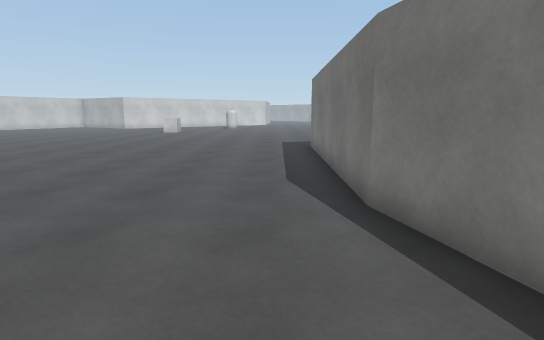
view 1 (above)

24 first-person views from a walk through a scene from a Unity 3-D project. The camera is 1.4 m above the floor, tilts 10° down and sees 80° across. The floor is counted in squares, 1 m on a side. Each view is taken from the middle of a square. On the plan, view 1 faces up. The plan holds only what a view shows up to about 15 squares ahead; the rest is blank. The place goes on beyond the plan. Surface patterns are stand-ins for the level's own textures.

view 2
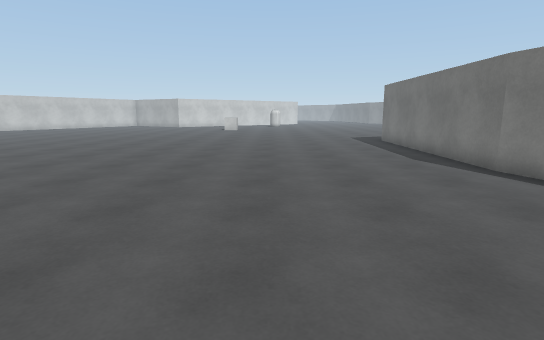

view 3
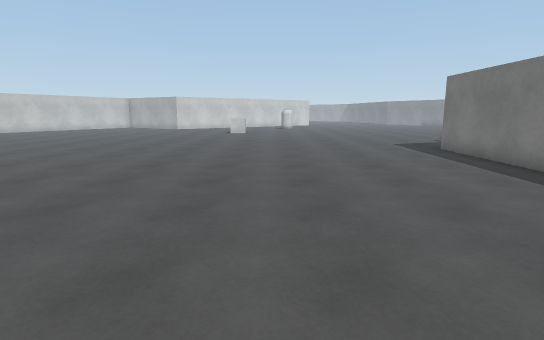

view 4
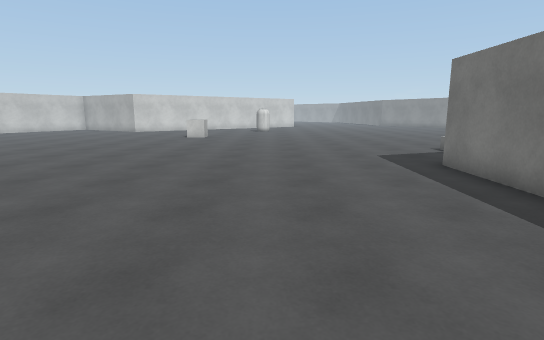

view 5
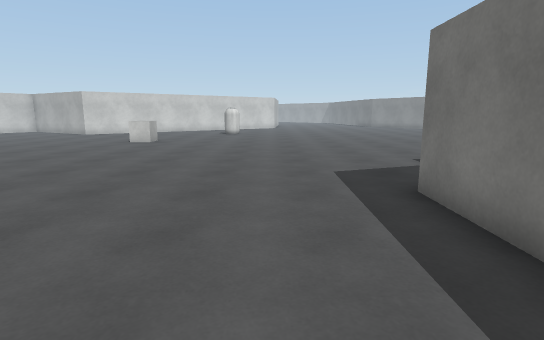

view 6
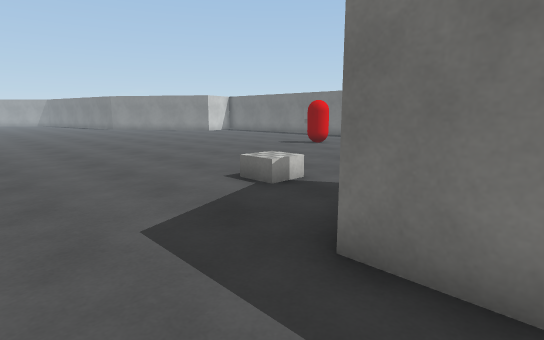

view 7
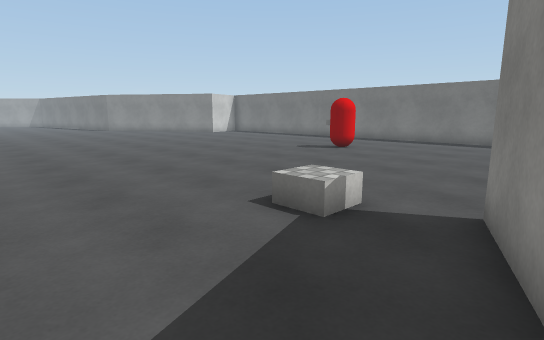

view 8
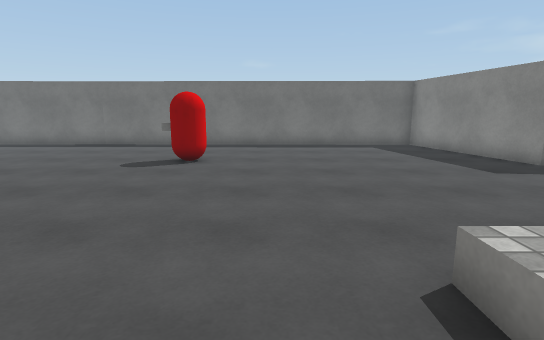

view 9
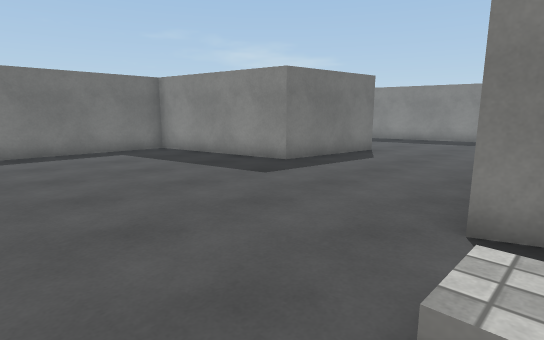

view 10
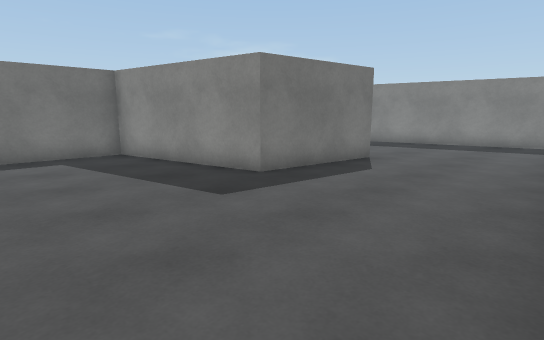

view 11
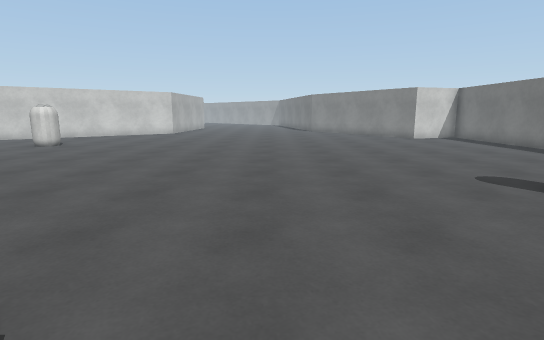

view 12
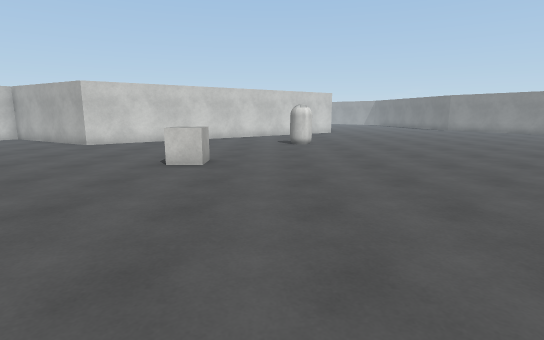

view 13
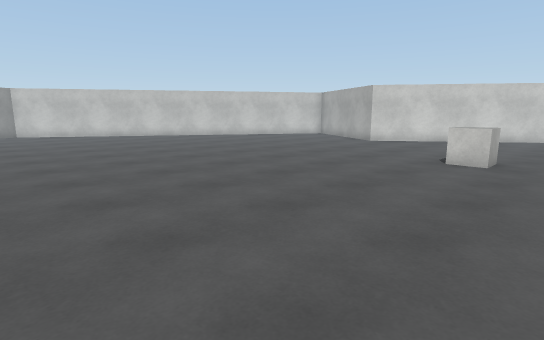

view 14
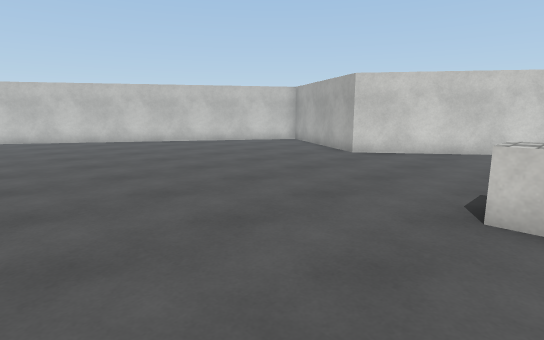

view 15
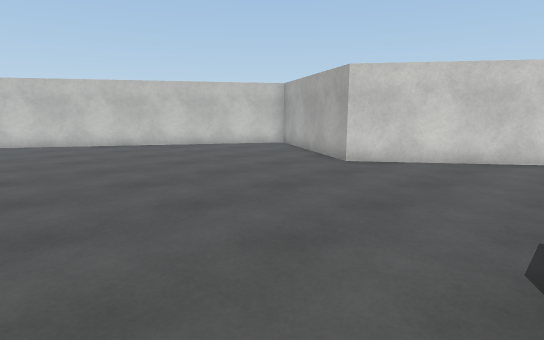

view 16
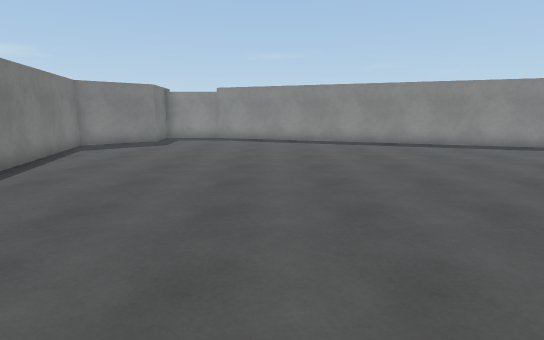

view 17
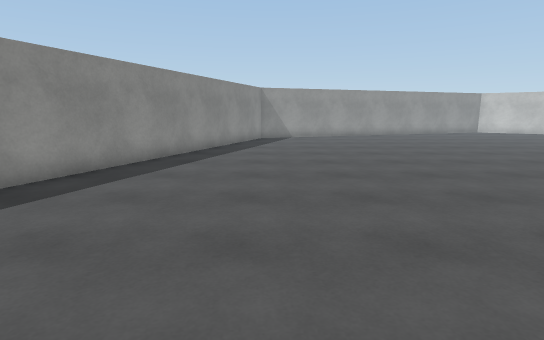

view 18
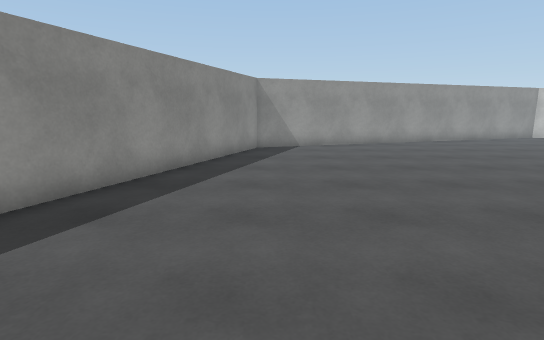

view 19
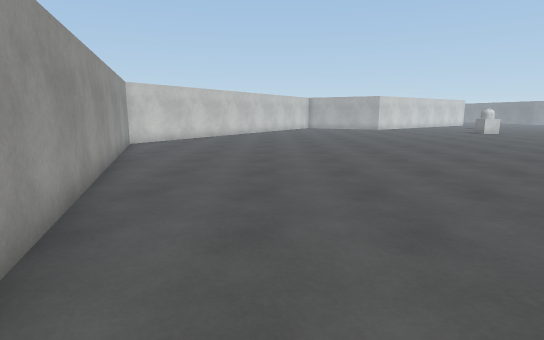

view 20
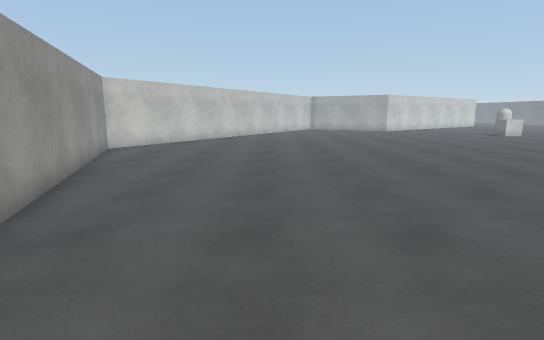

view 21
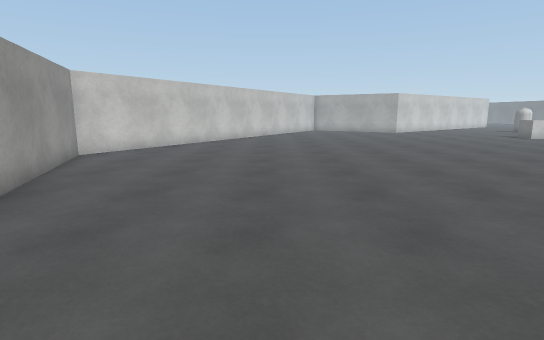

view 22
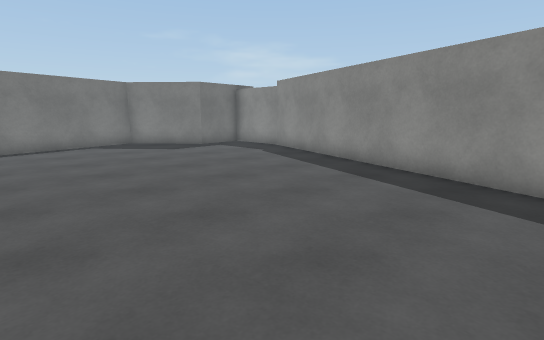

view 23
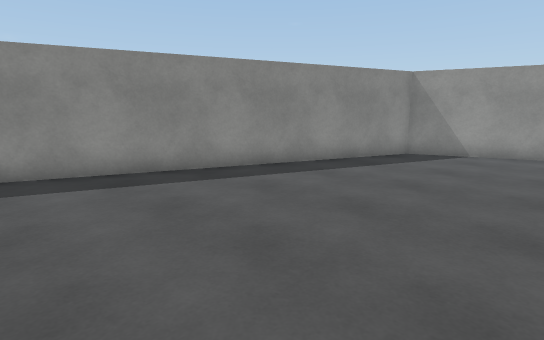

view 24
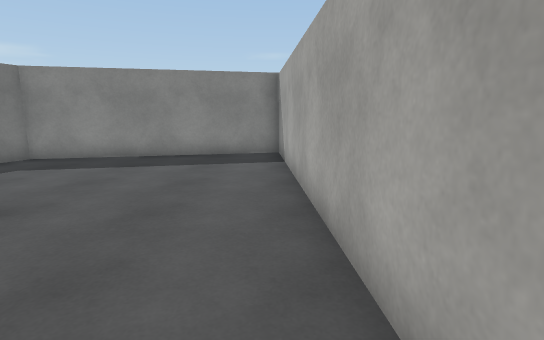

### Floor plan
Points are (right, up) in squares from view 1. A wall is a line through its corners. A room is listed if a view was taken in it or the views show most of it. See-through windows are left out.
Room 1 (views 1, 2, 3, 4, 5, 6, 7, 8, 9, 10, 11, 12, 13, 14, 15, 16, 17, 18, 19, 20, 21, 22, 23, 24)
walls: (2.7, 14.1) (4.9, 14.9); (5.1, 11.2) (5.7, 0.4) (13.4, 2.2) (13.7, 3); (1.5, 4.8) (1.6, 13.8); (10.1, 7.4) (10.6, 11.7) (16.4, 12.9) (16.7, 31.3); (-10, 31.6) (-13.1, 29.2) (-16.9, 31.4); (0.8, -4.9) (0.8, -4.2) (3.3, -2) (1.4, 4.9); (-19.3, 31.3) (-28.5, 16.8) (-23.2, 1.4) (-4.3, -5.5)
objects: other object (-8, 24) to (-7, 25); other object (-4, 30) to (-3, 31); other object (11, 21) to (12, 22)

Positions as (right, up) in squares from view 1, and headings:
1: (0, 0), facing up
2: (-4, -3), facing up
3: (-5, 1), facing up
4: (-3, 5), facing up
5: (-1, 8), facing up
6: (-1, 12), facing up-right
7: (0, 14), facing up-right
8: (2, 19), facing right
9: (4, 19), facing down-right
10: (5, 17), facing down-right
11: (6, 16), facing up
12: (-5, 15), facing up
13: (-5, 14), facing up-left
14: (-7, 19), facing up-left
15: (-8, 21), facing up-left
16: (-5, 12), facing down
17: (-5, 2), facing left
18: (-10, 2), facing left
19: (-22, 2), facing up
20: (-22, 4), facing up
21: (-22, 6), facing up
22: (-12, 4), facing down-right
23: (-12, 6), facing down-left
24: (6, 12), facing down
